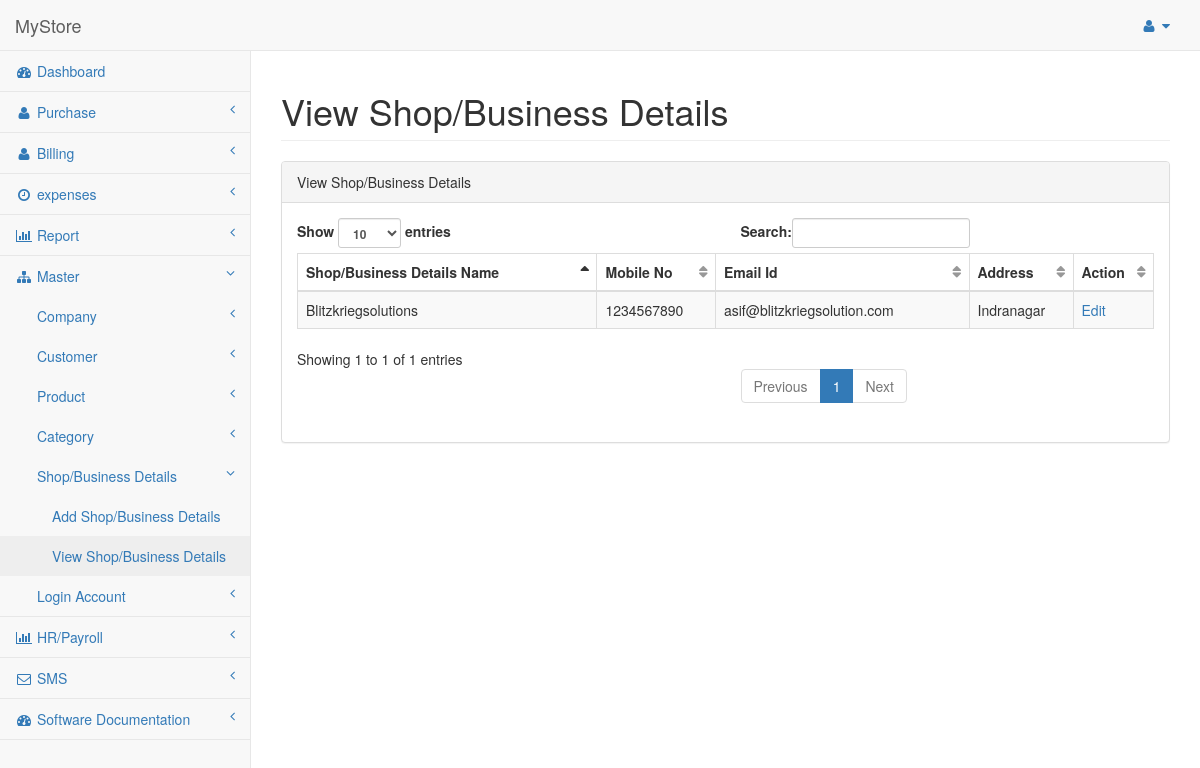
Screenshot of /View-Shop.php (signed in) with the database file from the repository.
### tables this page shows
CREATE TABLE IF NOT EXISTS `business_details` (
  `id` int(11) NOT NULL AUTO_INCREMENT,
  `business_name` varchar(255) NOT NULL,
  `mobile_no` varchar(255) NOT NULL,
  `email_id` varchar(255) NOT NULL,
  `address` text NOT NULL,
  PRIMARY KEY (`id`)
);

### View-Shop.php (the view, shortened to what this page needs)
<?php include('header.php'); ?>
        <div id="page-wrapper">
            <div class="row">
                <div class="col-lg-12">
                    <h1 class="page-header">View Shop/Business Details</h1>
                </div>
            </div>
            <div class="row">
                <div class="col-lg-12">
                    <div class="panel panel-default">
                        <div class="panel-heading">
                           View Shop/Business Details
                        </div>
                        <div class="panel-body">
                            <div class="dataTable_wrapper">
                                <table class="table table-striped table-bordered table-hover" id="dataTables-example">
                                    <thead>
                                        <tr>
                                            <th>Shop/Business Details Name</th>
                                            <th>Mobile No</th>
                                            <th>Email Id</th>
                                            <th>Address</th>
                                            <th>Action</th>
                                        </tr>
                                    </thead>
                                    <tbody>
									<?php
										$sql = mysql_query("SELECT * FROM business_details");
										while($res = mysql_fetch_array($sql)){
									?>
                                        <tr class="odd gradeX">
                                            <td><?php echo $res['business_name']; ?></td>
                                            <td><?php echo $res['mobile_no']; ?></td>
                                            <td><?php echo $res['email_id']; ?></td>
                                            <td class="center"><?php echo $res['address']; ?></td>
                                            <td class="center"><a href="Edit-Shop.php?id=<?php echo $res['id']; ?>">Edit</a></td>
                                        </tr>
									<?php
										}
									?>
                                    </tbody>
                                </table>
                            </div>
                        </div>
                    </div>
                </div>
            </div>
        </div>
    </div>
</body>
</html>

### rows the page displays
business_details: business_name "Blitzkriegsolutions", mobile_no "1234567890", email "asif@blitzkriegsolution.com", address "Indranagar"
